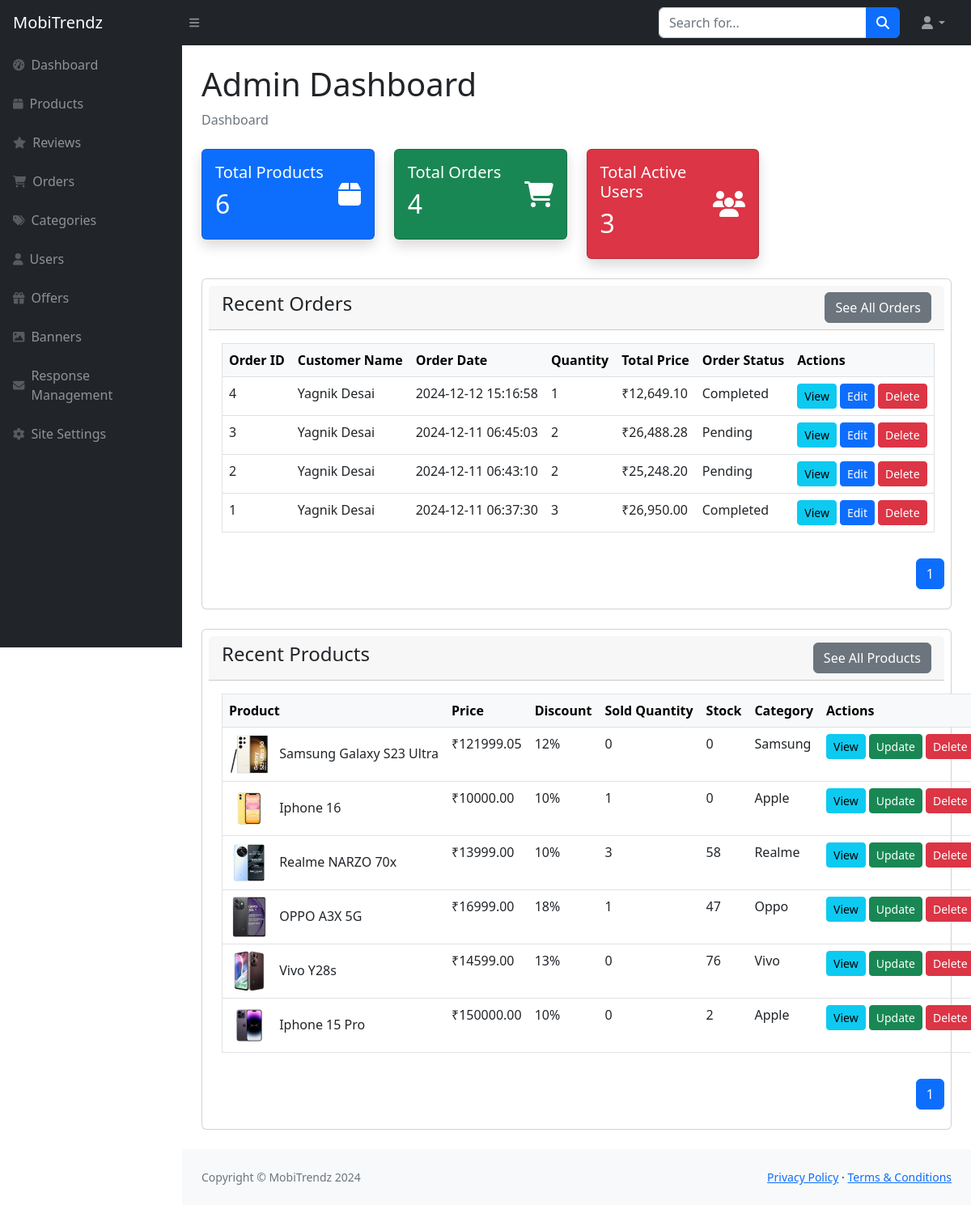
The page /Admin/index.php on the database as committed earlier.
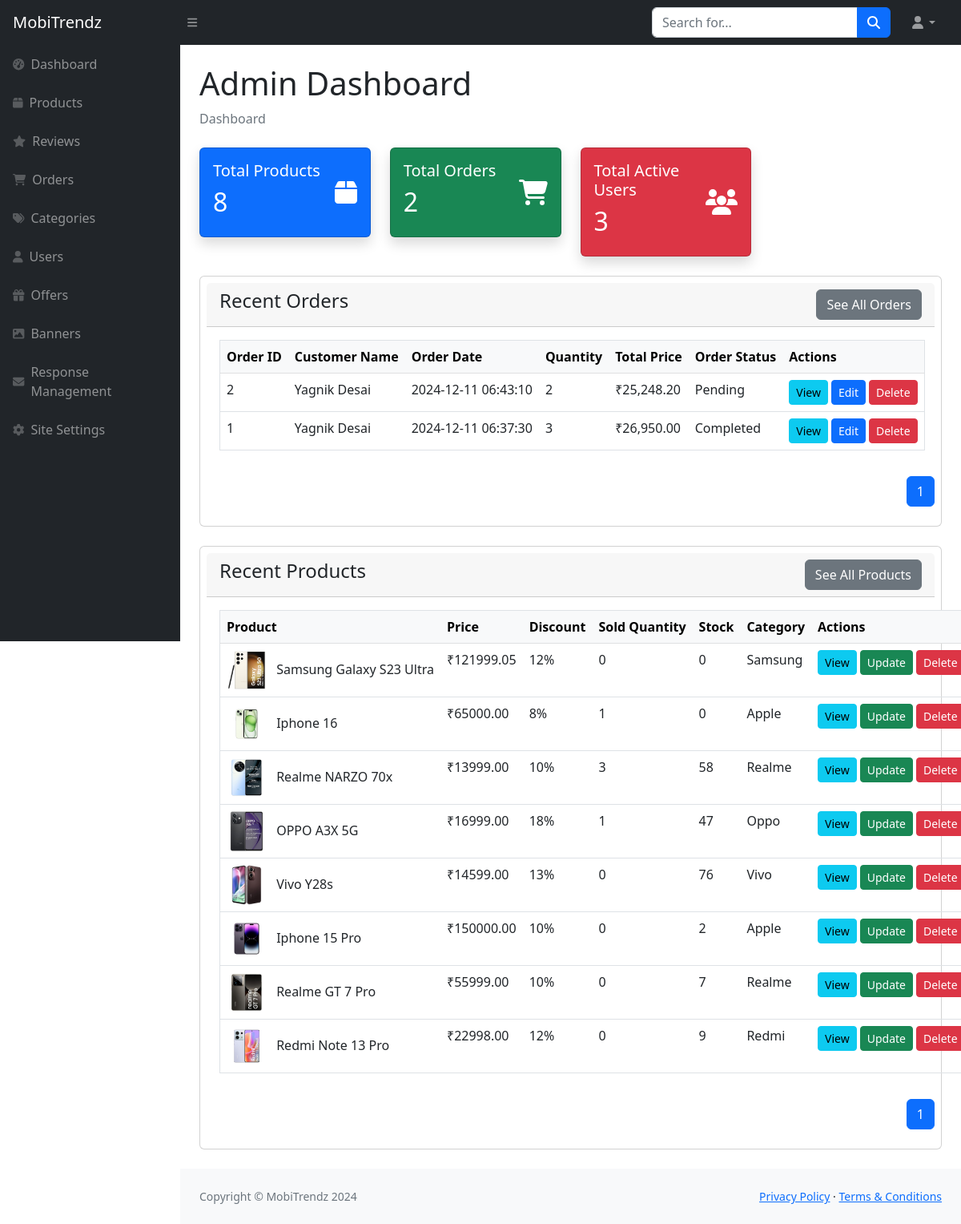
The same page on the database as committed later.
### tables this page shows
CREATE TABLE `order_header_tbl` (
  `Order_Id` int NOT NULL,
  `User_Id` int NOT NULL,
  `Order_Date` datetime NOT NULL,
  `Order_Status` varchar(10) NOT NULL,
  `Shipping_Address_Id` int NOT NULL,
  `Shipping_Charge` float NOT NULL DEFAULT '0',
  `Total` double NOT NULL DEFAULT '0',
  `Payment_Mode` varchar(50) DEFAULT 'Cash on Delivery'
);

CREATE TABLE `user_details_tbl` (
  `User_Id` int NOT NULL,
  `User_Role_Id` int DEFAULT '0',
  `Name` varchar(50) NOT NULL,
  `Password` varchar(20) NOT NULL,
  `Email` varchar(320) NOT NULL,
  `Mobile_No` varchar(20) NOT NULL,
  `Active_Status` tinyint NOT NULL,
  `Profile_Picture` varchar(255) DEFAULT 'default-img.png'
);

CREATE TABLE `product_details_tbl` (
  `Product_Id` int NOT NULL,
  `Category_Id` int NOT NULL,
  `Product_Name` varchar(100) NOT NULL,
  `Description` text NOT NULL,
  `Product_Image` varchar(255) NOT NULL,
  `Sale_Price` decimal(10,2) NOT NULL,
  `Cost_Price` decimal(10,2) NOT NULL,
  `Discount` tinyint NOT NULL,
  `stock` int NOT NULL DEFAULT '0',
  `Display` varchar(200) NOT NULL,
  `Processor` varchar(200) NOT NULL,
  `RAM` varchar(100) NOT NULL,
  `Storage` varchar(100) NOT NULL,
  `Rear_Camera` varchar(100) NOT NULL,
  `Front_Camera` varchar(100) NOT NULL,
  `Battery` varchar(200) NOT NULL,
  `Operating_System` varchar(200) NOT NULL,
  `Color` varchar(100) NOT NULL,
  `is_active` tinyint NOT NULL DEFAULT '1'
);

CREATE TABLE `category_details_tbl` (
  `Category_Id` int NOT NULL,
  `Category_Name` varchar(100) NOT NULL,
  `Parent_Category_Id` int DEFAULT NULL
);

### Admin/common/products-table.php (the view, shortened to what the rows shown need)
<?php
    $search_query = '';
    $query = "
        SELECT
            product.Discount,
            product.Product_Name,
            product.Product_Id,
            product.Product_Image,
            category.Category_Name,
            product.Sale_Price,
            product.stock,
            COUNT(o.Order_Id) AS Sold_Quantity,
            product.is_active
        FROM category_details_tbl AS category
        RIGHT JOIN product_details_tbl AS product ON category.Category_Id = product.Category_Id
        LEFT JOIN order_details_tbl AS o ON product.Product_Id = o.Product_Id
        $search_query
        GROUP BY product.Product_Id
        HAVING product.is_active = 1
    ";
    $records_per_page = 10;
    $page = isset($_GET['page']) ? $_GET['page'] : 1;
    $start_from = ($page - 1) * $records_per_page;
    $query .= " LIMIT $start_from, $records_per_page ";
    $result = mysqli_query($con, $query);
?>
            <div class="card-body">
                <table class="table border text-nowrap">
                    <thead class="table-light">
                        <tr>
                            <th>Product</th>
                            <th>Price</th>
                            <th>Discount</th>
                            <th>Sold Quantity</th>
                            <th>Stock</th>
                            <th>Category</th>
                            <th>Actions</th>
                        </tr>
                    </thead>
                    <tbody>
                        <?php
                            if(mysqli_num_rows($result)){
                                while($product = mysqli_fetch_assoc($result)) {
                                    ?>
                                    <tr>
                                        <td>
                                            <img src="../img/items/products/<?php echo $product['Product_Image']; ?>" alt="<?php echo $product['Product_Name']; ?>" style="width: 50px; height: 50px; object-fit: cover;">
                                            <span class="ms-2"><?php echo $product['Product_Name']; ?></span>
                                        </td>
                                        <td>₹<?php echo $product['Sale_Price']; ?></td>
                                        <td><?php echo $product['Discount']; ?>%</td>
                                        <td><?php echo $product['Sold_Quantity']; ?></td>
                                        <td><?php echo $product['stock']; ?></td>
                                        <td><?php echo $product['Category_Name']; ?></td>
                                        <td>
                                            <div class="d-flex flex-nowrap">
                                                <a class="btn btn-info btn-sm me-1" href="view-product.php?product_id=<?php echo $product['Product_Id']; ?>">View</a>
                                                <a class="btn btn-success btn-sm me-1" href="update-product.php?product_id=<?php echo $product['Product_Id']; ?>">Update</a>
                                                <button class="btn btn-danger btn-sm" data-bs-toggle="modal" data-bs-target="#deleteModal<?php echo $product['Product_Id']; ?>" data-id="<?php echo $product['Product_Id']; ?>">Delete</button>
                                            </div>
                                        </td>
                                    </tr>
                                    <?php
                                }
                            }
                            else{
                                echo "<tr>
                                    <td colspan='7'>There is no products to display!</td>
                                </tr>";
                            }
                        ?>
                    </tbody>
                </table>
            </div>

### Admin/common/order-table.php (shortened to what the rows shown need)
<?php
$search_query = '';
$query = "
    SELECT
        oh.Order_Id,
        u.Name AS Name,
        oh.Order_Date,
        SUM(od.Quantity) AS Total_Quantity,
        oh.Total AS Total_Price,
        oh.Order_Status
    FROM order_header_tbl oh
    JOIN user_details_tbl u ON oh.User_Id = u.User_Id
    JOIN order_details_tbl od ON oh.Order_Id = od.Order_Id
    $search_query
    GROUP BY oh.Order_Id, u.Name, oh.Order_Date, oh.Order_Status
    ORDER BY oh.Order_Date DESC
";
$records_per_page = 10;
$page = isset($_GET['page']) ? $_GET['page'] : 1;
$start_from = ($page - 1) * $records_per_page;
$query .= " LIMIT $start_from, $records_per_page";
$result = mysqli_query($con, $query);
?>
            <div class="card-body">
                <table class="table border text-nowrap">
                    <thead class="table-light">
                        <tr>
                            <th>Order ID</th>
                            <th>Customer Name</th>
                            <th>Order Date</th>
                            <th>Quantity</th>
                            <th>Total Price</th>
                            <th>Order Status</th>
                            <th>Actions</th>
                        </tr>
                    </thead>
                    <tbody>
                        <?php
                        if (mysqli_num_rows($result) > 0)
                        {
                            while ($row = mysqli_fetch_assoc($result))
                            {
                                ?>
                                <tr>
                                <td><?php echo $row['Order_Id']; ?></td>
                                <td><a <?php echo $row["Name"]; ?> ><?php echo $row["Name"]; ?></a></td>
                                <td><?php echo $row['Order_Date']; ?></td>
                                <td><?php echo $row['Total_Quantity']; ?></td>
                                <td>₹<?php echo number_format($row['Total_Price'], 2); ?></td>
                                <td><?php echo $row['Order_Status']; ?></td>
                                <td>
                                    <div class='d-flex flex-nowrap'>
                                        <a href='view-order.php?order_id=<?php echo $row["Order_Id"]; ?>' class='btn btn-info btn-sm me-1'>View</a>
                                        <a href='update-order.php?order_id=<?php echo $row["Order_Id"]; ?>' class='btn btn-primary btn-sm me-1'>Edit</a>
                                        <button class='btn btn-danger btn-sm' data-bs-toggle='modal' data-bs-target='#deleteModal<?php echo $row["Order_Id"]; ?>'>Delete</button>
                                    </div>
                                </td>
                            </tr>
                                <?php
                            }
                        } else {
                            echo "<tr><td colspan='7' class='text-center'>No orders found.</td></tr>";
                        }
                        ?>
                    </tbody>
                </table>
            </div>

Rows that differ between the two databases and show on the page:
removed order_header_tbl: Order_Id "4", User_Id.Name "Yagnik Desai", Order_Date "2024-12-12 15:16:58", Total_Quantity "1", Total "12,649.10", Order_Status "Completed"
removed order_header_tbl: Order_Id "3", User_Id.Name "Yagnik Desai", Order_Date "2024-12-11 06:45:03", Total_Quantity "2", Total "26,488.28", Order_Status "Pending"
changed product_details_tbl "Iphone 16": Product_Image: a different picture; Sale_Price "10000.00" → "65000.00"; Discount "10" → "8"
added product_details_tbl: Product_Image (picture), Product_Name "Realme GT 7 Pro", Sale_Price "55999.00", Discount "10", Sold_Quantity "0", stock "7", Category_Id.Category_Name "Realme"
added product_details_tbl: Product_Image (picture), Product_Name "Redmi Note 13 Pro", Sale_Price "22998.00", Discount "12", Sold_Quantity "0", stock "9", Category_Id.Category_Name "Redmi"
Other text that changed with them:
$total_products: "6" → "8"
$total_orders: "4" → "2"
